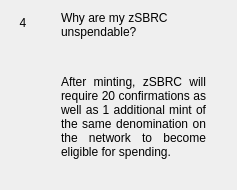
                  <widget class="QWidget" name="widgetFaq4" native="true">
                   <layout class="QHBoxLayout" name="horizontalPage_4" stretch="0,1">
                    <item alignment="Qt::AlignTop">
                     <widget class="QLabel" name="labelNumber4">
                      <property name="minimumSize">
                       <size>
                        <width>24</width>
                        <height>24</height>
                       </size>
                      </property>
                      <property name="maximumSize">
                       <size>
                        <width>16777215</width>
                        <height>24</height>
                       </size>
                      </property>
                      <property name="text">
                       <string>4</string>
                      </property>
                      <property name="alignment">
                       <set>Qt::AlignCenter</set>
                      </property>
                     </widget>
                    </item>
                    <item>
                     <layout class="QVBoxLayout" name="verticalLayoutPage_4">
                      <property name="leftMargin">
                       <number>20</number>
                      </property>
                      <property name="rightMargin">
                       <number>20</number>
                      </property>
                      <item>
                       <widget class="QLabel" name="labelSubtitle4">
                        <property name="text">
                         <string>Why are my zSBRC unspendable?</string>
                        </property>
                        <property name="wordWrap">
                         <bool>true</bool>
                        </property>
                       </widget>
                      </item>
                      <item>
                       <spacer name="verticalSpacer_40">
                        <property name="orientation">
                         <enum>Qt::Vertical</enum>
                        </property>
                        <property name="sizeType">
                         <enum>QSizePolicy::Fixed</enum>
                        </property>
                        <property name="sizeHint" stdset="0">
                         <size>
                          <width>20</width>
                          <height>30</height>
                         </size>
                        </property>
                       </spacer>
                      </item>
                      <item>
                       <widget class="QLabel" name="labelContent4">
                        <property name="text">
                         <string>
                           &lt;html&gt;&lt;head/&gt;&lt;body&gt;&lt;p align=&quot;justify&quot;&gt;
                           After minting, zSBRC will require 20 confirmations as well as 1
                           additional mint of the same denomination on the network to
                           become eligible for spending.
                           &lt;/p&gt;&lt;/body&gt;&lt;/html&gt;
                         </string>
                        </property>
                        <property name="alignment">
                         <set>Qt::AlignLeading|Qt::AlignLeft|Qt::AlignTop</set>
                        </property>
                        <property name="wordWrap">
                         <bool>true</bool>
                        </property>
                       </widget>
                      </item>
                      <item>
                       <spacer name="verticalSpacer_41">
                        <property name="orientation">
                         <enum>Qt::Vertical</enum>
                        </property>
                        <property name="sizeHint" stdset="0">
                         <size>
                          <width>20</width>
                          <height>20</height>
                         </size>
                        </property>
                       </spacer>
                      </item>
                     </layout>
                    </item>
                   </layout>
                  </widget>
